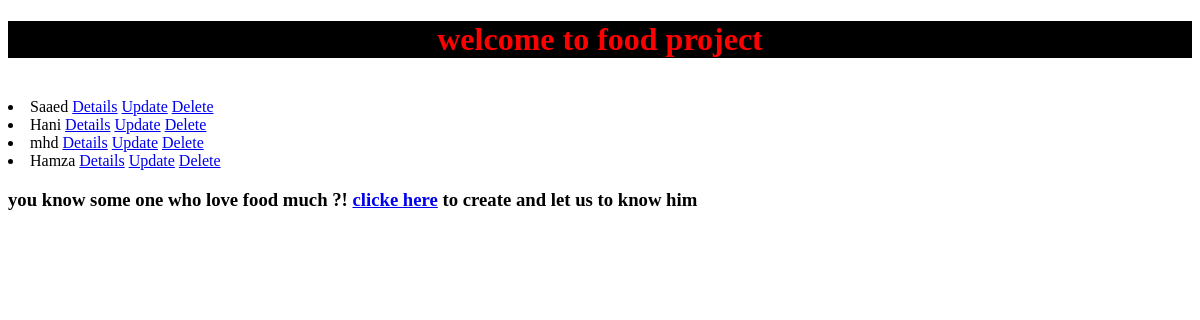
Page /home/ on the earlier database version.
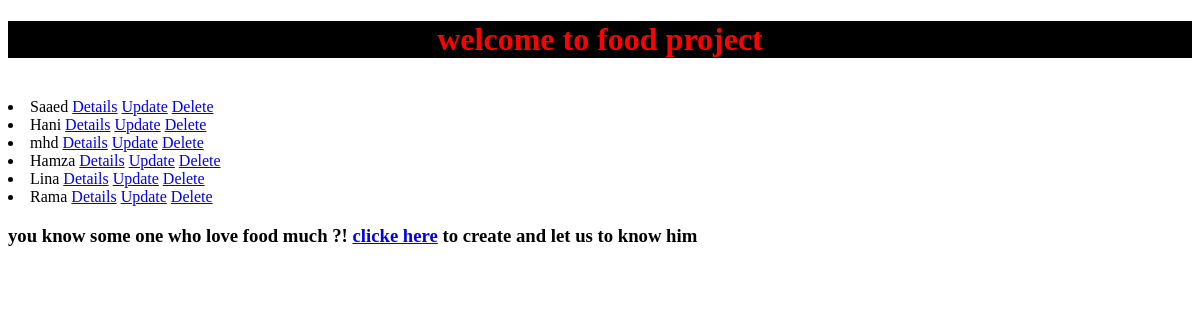
Same page on the later database version.
### fav_food/models.py (models this page shows, shortened)
class Menu (models.Model):
    user = models.ForeignKey('auth.User', on_delete=models.CASCADE)
    name = models.CharField(max_length=64)
    fav_drink = models.CharField(max_length=64)
    fav_meal = models.CharField(max_length=64)
    eating_frequency_per_day = models.IntegerField()
    like_spicy = models.BooleanField()

### fav_food/views.py (the view)
# urls.py: path('home/',HomeView.as_view(),name='home'),
class HomeView(ListView):
    template_name = 'home.html'
    model = Menu

### templates/home.html
{% extends 'base.html' %}
{% block main %}
{% for menu in object_list%}
<li>
{{menu.name}}
<a href="{%url 'dish_details' menu.pk %}">Details</a>
<a href="{%url 'update_view' menu.pk %}">Update</a>
<a href="{%url 'delete_view' menu.pk %}">Delete</a>
</li>
{% endfor %}
<h3>you know some one who love food much ?! <a href="{% url 'create_view' %}"> clicke here</a> to create and let us to know him</h3>
{% endblock main %}

### templates/base.html (shortened to what this page needs)
<!DOCTYPE html>
<html lang="en">
<head>
</head>
<body>
    <header>
        <h1 >welcome to food project</h1>
        <br>
    </header>
    <main>
        {% block main %}
        {% endblock main %}
    </main>
</body>
</html>

### templates/base.html (style rules this page uses)
h1 { color: red; background-color: black; text-align: center; }

Differences in the rows shown:
added Menu: name "Lina"
added Menu: name "Rama"
